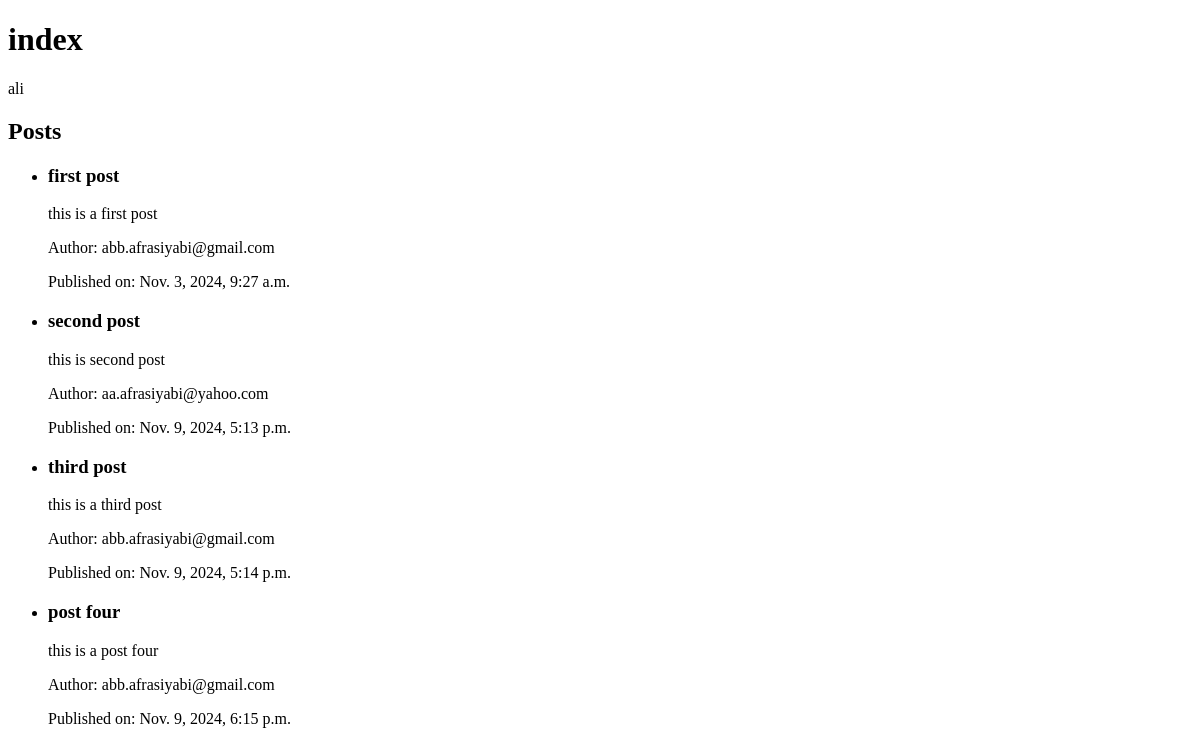
The app's page /blog/cbv_index, older data.
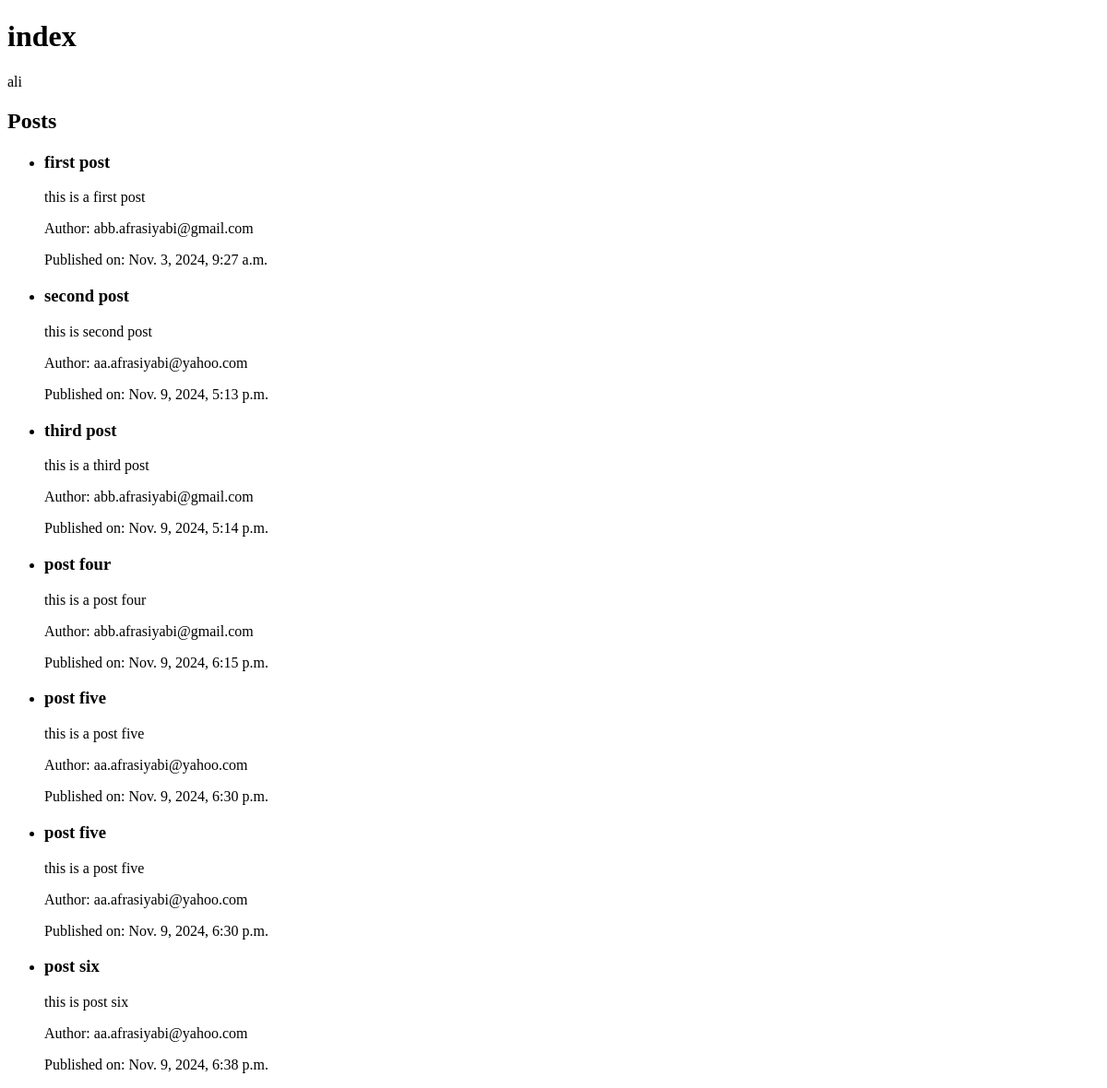
The same page, newer data.
### blog/models.py (models this page shows, shortened)
class Post(models.Model):
    author = models.ForeignKey(User,on_delete=models.CASCADE)
    image = models.ImageField(null=True,blank=True)
    title = models.CharField(max_length=250)
    content=  models.TextField()
    status = models.BooleanField()
    category = models.ForeignKey(Category,on_delete=models.SET_NULL,null=True)
    created_date = models.DateTimeField(auto_now_add=True)
    updated_date = models.DateTimeField(auto_now=True)
    published_date = models.DateTimeField(default=timezone.now)

### account/models.py (models this page shows)
class User(AbstractBaseUser, PermissionsMixin):
    email = models.EmailField(max_length=255, unique=True)
    is_staff = models.BooleanField(default=False)
    is_active = models.BooleanField(default=True)
    first_name = models.CharField(max_length=20)
    REQUIRED_FIELDS = []
    published_date = models.DateTimeField(default=timezone.now)  # یا هر تاریخ دلخواه به عنوان مقدار پیش‌فرض
    created_date = models.DateTimeField(auto_now_add=True)
    updated_date = models.DateTimeField(auto_now=True)
    groups = models.ManyToManyField(
        Group,
        related_name="customuser_groups",  # تغییر نام ارتباط معکوس
        blank=True
    )
    user_permissions = models.ManyToManyField(
        Permission,
        related_name="customuser_permissions",  # تغییر نام ارتباط معکوس
        blank=True
    )
    objects = UserManager()
    USERNAME_FIELD = "email"  # اضافه کردن USERNAME_FIELD به عنوان شناسه اصلی
    def __str__(self):
        return self.email

### blog/views.py (the view)
# urls.py: path("cbv_index" , views.HomePageView.as_view(),name='cbv_index'),
class HomePageView(TemplateView):
    template_name = "index.html"
    def get_context_data(self, **kwargs):
        context = super().get_context_data(**kwargs)
        context["name"] = 'ali'
        context["posts"] = Post.objects.all()  # Fetch all posts from the database and add it to the context.  # Assuming Post is a model that represents your blog posts.  # Replace this line with your actual database query.  # This is a simple example to demonstrate the concept.  # In a real-world application, you should fetch the posts based on the user's preferences and other criteria.  # Also, you should paginate the posts to avoid
        return context

### templates/index.html (shortened to what this page needs)
<!DOCTYPE html>
<html lang="en">
<head>
</head>
<body>
    <h1>index</h1>
    <p>{{name}}</p>
    <h2>Posts</h2>
    {% if posts %}
        <ul>
            {% for post in posts %}
                <li>
                    <h3>{{ post.title }}</h3>
                    <p>{{ post.content }}</p>
                    <p>Author: {{ post.author }}</p>
                    <p>Published on: {{ post.published_date }}</p>
                </li>
            {% endfor %}
        </ul>
    {% else %}
        <p>No posts available.</p>
    {% endif %}
</body>
</html>

Row changes from the older to the newer data that the page shows:
added Post: title "post five", content "this is a post five", author "aa.afrasiyabi@yahoo.com", published_date "Nov. 9, 2024, 6:30 p.m."
added Post: title "post five", content "this is a post five", author "aa.afrasiyabi@yahoo.com", published_date "Nov. 9, 2024, 6:30 p.m."
added Post: title "post six", content "this is post six", author "aa.afrasiyabi@yahoo.com", published_date "Nov. 9, 2024, 6:38 p.m."
